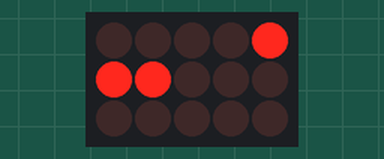
The sketch below on a simulated Arduino Uno, built with avr-gcc and run on an emulated ATmega328P. Parts: 5×3 LED matrix. Wiring (inferred from the names in the program): LED matrix (orientation assumed): rows pin 5, pin 10, pin 9; columns pin 1, pin 2, pin 3, pin 8, pin 11. Random numbers use the default seed unless the sketch sets one.

Above: at 75.77 s.
At 79.7 s:
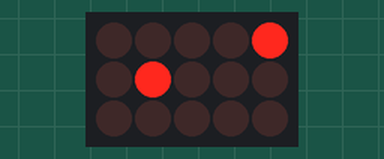
At 83.5 s:
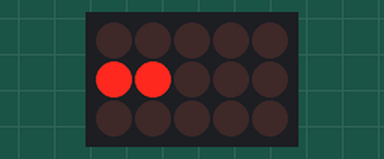
At 85.0 s:
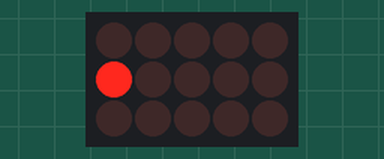
At 123.53 s:
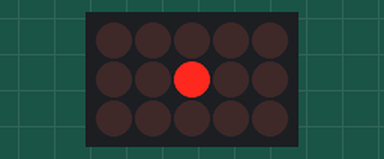
At 126.07 s:
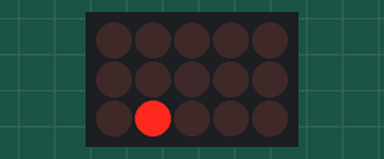

Measured:
- what the display in image 3 shows lasts 11.8 s, from 85.0 s to 96.8 s

The sketch:

demo_code_dummy_HR_trigger.ino
```cpp
/* note that all of these parameters you've made... these are also essentially... these are all open questions too. You've assumed that shouldn't chnage movement
 *  as frequently as colour or rate because it is more drastic. You've also picked arbitrary values for the # of times to keep changing the same param, or the number of times you should stick with a given movement pattern in spite of it
 *  needing to be changed a lot.... where do those values come from???
 *
 *  higher level patterns... every fourth event... change colour... etc.
 *
 *  the frequency with which change colour, change rate, change movement... maybe colour is too salient to cange too frequently??
 */


int hr_event_tracker = 0;
int num_hr_events = 6;
int time_of_last_event = 0;
int delays_between_hr_events[] = {
  100, 200, 500, 800, 2000, 1000, 800, 300, 100, 80, 3000, 1500, 1000, 80, 200, 100, 30, 3000, 500, 800, 500, 2000
};
int NUM_HR_EVENTS;

const int TENTACLE_A = 0;
const int TENTACLE_B = 1;

const int NUM_COLORS = 3;
const int RED = 0;
const int GREEN = 1;
const int BLUE = 2;

const int FIRST = 0;
const int SECOND = 1;
const int THIRD = 2;
const int FOURTH = 3;

const int OFF = -12;
const int ON = 14;

const int num_tentacles = 2;
const int num_pins_per_tentacle = 4;
const int num_within_pattern_variants = 2;
const int num_pattern_component_dimensions = 3;

const int pattern_length = 8;


/*Sample patterns*/
const int NUM_PATTERNS = 3;
const int ZIG_ZAG = 0;
const int LAP = 1;
const int MANHATTAN_WALK = 2;

const int MIN_SPEED = 1000;
const int MAX_SPEED = 30;

const int NUM_DISPLAY_PARAMS = 3;
int display_params[NUM_DISPLAY_PARAMS] = {LAP, RED, 100};
const int CURR_MOVEMENT_IDX = 0;
const int CURR_COLOUR_IDX = 1;
const int CURR_SPEED_IDX = 2;

int MAX_TIMES_SAME_CHANGES = 3;
int THRESHOLD_TIMES_CHANGE_UNDER_CONSTANT_MOVEMENT = 2;

int ZIG_ZAG_PATTERN[num_tentacles][pattern_length][num_within_pattern_variants] = {
  { //row | color | duration | on or off. (don't need to enter a meaningful row or colour if you want a section to be off, but do need to enter a duration)
    {FIRST, ON},
    {OFF, OFF},
    {THIRD, ON},
    {OFF, OFF},

    {FOURTH, ON},
    {OFF, OFF},
    {SECOND, ON},
    {OFF, OFF}
  },
  {
    {OFF, OFF},
    {SECOND, ON},
    {OFF, OFF},
    {FOURTH, ON},

    {OFF, OFF},
    {THIRD, ON},
    {OFF, OFF},
    {FIRST, ON}
  }
};


int LAP_PATTERN[num_tentacles][pattern_length][num_within_pattern_variants] = {
  { //row | color | duration | on or off. (don't need to enter a meaningful row or colour if you want a section to be off, but do need to enter a duration)
    {FIRST, ON},
    {SECOND, ON},
    {THIRD, ON},
    {FOURTH, ON},

    {FOURTH, OFF},
    {OFF, OFF},
    {SECOND, OFF},
    {OFF, OFF}
  },
  {
    {OFF, OFF},
    {SECOND, OFF},
    {OFF, OFF},
    {FOURTH, OFF},

    {FOURTH, ON},
    {THIRD, ON},
    {SECOND, ON},
    {FIRST, ON}
  }
};


int MANHATTAN_WALK_PATTERN[num_tentacles][pattern_length][num_within_pattern_variants] = {
  { //row | color | duration | on or off. (don't need to enter a meaningful row or colour if you want a section to be off, but do need to enter a duration)
    {FIRST, ON},
    {SECOND, ON},
    {THIRD, OFF},
    {FOURTH, OFF},

    {THIRD, ON},
    {FOURTH, ON},
    {SECOND, OFF},
    {THIRD, OFF}
  },
  {
    {OFF, OFF},
    {OFF, OFF},
    {SECOND, ON},
    {THIRD, ON},

    {FOURTH, OFF},
    {FOURTH, OFF},
    {FOURTH, ON},
    {FOURTH, ON}
  }


};


//indices of cathodes for each row.
int CATHODES_PER_ROW[num_tentacles][num_pins_per_tentacle] = {
  {2, 3, 1, 0},
  {3, 0, 1, 2}
};

//indices of anodes (R,G,B) in each row. (Notice:
int COLORS[num_tentacles][num_pins_per_tentacle][3] = {
  {
    {0, 1, 3},
    {2, 0, 1},
    {3, 2, 0},
    {1, 3, 2}
  },
  {
    {0, 1, 2},
    {1, 2, 3},
    {2, 3, 0},
    {3, 0, 1}
  }

};


int pins[num_tentacles][num_pins_per_tentacle] = {
  {1, 2, 3, 5},
  {8, 9, 10, 11}

};

int duration_of_pattern_component[num_tentacles] = {0, 0};
unsigned long start_time_of_pattern_component[num_tentacles] = {0, 0};

const int INDEX_OF_USER_DEFINED_CATHODE_PIN = 0;
const int INDEX_OF_USER_DEFINED_INSTRUCTION = 1;

const int INDEX_OF_CATHODE_PIN = 0;
const int INDEX_OF_ROW = 1;
const int INDEX_OF_INSTRUCTION = 2;


int index_of_current_pattern_component[num_tentacles] = {0, 0};
int curr_pattern_component[num_tentacles][num_pattern_component_dimensions] = {
  {0, 1, ON},
  {0, 1, ON}
};


//catode index, +1%4=red, +2%4=green, +3%4=blue anodes.
int pattern[num_tentacles][pattern_length][num_pattern_component_dimensions] = {
  {
    {0, 0, OFF},
    {0, 0, OFF},
    {0, 0, OFF},
    {0, 0, OFF},
    {0, 0, OFF},
    {0, 0, OFF},
    {0, 0, OFF},
    {0, 0, OFF}
  },

  {
    {0, 0, OFF},
    {0, 0, OFF},
    {0, 0, OFF},
    {0, 0, OFF},
    {0, 0, OFF},
    {0, 0, OFF},
    {0, 0, OFF},
    {0, 0, OFF}
  }

};


void setup() {
  storeNewPatternValues();
  cacheSizeOfHR();
}


void cacheSizeOfHR(){
  NUM_HR_EVENTS=sizeof(delays_between_hr_events)/sizeof(delays_between_hr_events[0]);
}


void loop() {
  for (int i = 0; i < num_tentacles; i++) {
    updateTentaclePatternComponentIfNecessary(i);
  }

  monitorHR();

}


void monitorHR() {
  int curr_time = millis();
  if (abs(time_of_last_event - curr_time) > delays_between_hr_events[hr_event_tracker]) {
    hr_event_tracker = (hr_event_tracker + 1) % NUM_HR_EVENTS;
    time_of_last_event = curr_time;
    changeDisplay();
  }
}


int last_param_changed = 0;
int times_same_change = 0;
int changes_under_current_movement = 0;
void changeDisplay() {
  int param_to_change;
  while (acceptableToChangeSameParameter(param_to_change)) {
    param_to_change = random(NUM_DISPLAY_PARAMS);
  }


  if (last_param_changed == param_to_change) {
    times_same_change++;
  }
  else {
    times_same_change = 0;
  }

  last_param_changed = param_to_change;


  applyChange(param_to_change);

}

bool acceptableToChangeCurrentMove(int param_to_change) {
  return param_to_change = CURR_MOVEMENT_IDX && changes_under_current_movement < THRESHOLD_TIMES_CHANGE_UNDER_CONSTANT_MOVEMENT;
}

bool acceptableToChangeSameParameter(int param_to_change) {
  return last_param_changed == param_to_change && times_same_change == MAX_TIMES_SAME_CHANGES;
}

void applyChange(int param_to_change) {
  switch (param_to_change) {
    case CURR_COLOUR_IDX:
      setColor(random(NUM_COLORS));
      break;
    case CURR_MOVEMENT_IDX:
      setMovement(random(NUM_PATTERNS));
      break;
    case CURR_SPEED_IDX:
      accelerate(random(-100, 100));
      break;
  }
}


void setMovement(int new_movement) {
  display_params[CURR_MOVEMENT_IDX] = new_movement % NUM_PATTERNS;
  storeNewPatternValues();
  delay(60);

}

void storeNewPatternValues() {
  switch (display_params[CURR_MOVEMENT_IDX]) {
    case ZIG_ZAG:
      setPattern(ZIG_ZAG_PATTERN);
      break;
    case LAP:
      setPattern(LAP_PATTERN);
      break;
    case MANHATTAN_WALK:
      setPattern(MANHATTAN_WALK_PATTERN);
      break;
  }
  disconnectAllPins();
}


void setColor(int newColor) {

  display_params[CURR_COLOUR_IDX] = newColor % NUM_COLORS;

}

void changeColour(){
  setColor(display_params[CURR_COLOUR_IDX]+1+random(NUM_COLORS-1));
}

void changeMovement(){
  setMovement(display_params[CURR_MOVEMENT_IDX]+1+random(NUM_PATTERNS-1));
}


void accelerate(int force) {
  setSpeed(display_params[CURR_SPEED_IDX] + force);
}


void setSpeed(int newSpeed) {

  display_params[CURR_SPEED_IDX] = constrain(newSpeed, 1, MIN_SPEED);

}

void setPattern(int (*user_defined_pattern)[pattern_length][num_within_pattern_variants]) {
  for (int i = 0; i < num_tentacles; i++) {
    for (int j = 0; j < pattern_length; j++) {
      int user_defined_row = user_defined_pattern[i][j][INDEX_OF_USER_DEFINED_CATHODE_PIN];
      int user_defined_instruction = user_defined_pattern[i][j][INDEX_OF_USER_DEFINED_INSTRUCTION];
      int cathode_given_row_tentacle = CATHODES_PER_ROW[i][user_defined_row];

      pattern[i][j][INDEX_OF_INSTRUCTION] = user_defined_instruction;
      //in the user defined pattern, I wanted to just write the "OFF" value for each dimension. This conditional
      //just prevents me from writing the value of OFF to the anode and cathode pin indices.
      //
      if (user_defined_instruction == OFF) {
        pattern[i][j][INDEX_OF_CATHODE_PIN] = curr_pattern_component[num_tentacles][INDEX_OF_CATHODE_PIN];
        pattern[i][j][INDEX_OF_ROW] = curr_pattern_component[num_tentacles][INDEX_OF_ROW];
      }
      else {
        pattern[i][j][INDEX_OF_CATHODE_PIN] = cathode_given_row_tentacle;
        pattern[i][j][INDEX_OF_ROW] = user_defined_row;

      }
    }
  }
}

void disconnectAllPins() {
  for (int j = 0; j < num_tentacles; j++) {
    // put your setup code here, to run once:
    for (int i = 0; i < num_pins_per_tentacle; i++) {
      pinMode(pins[j][i], INPUT);
    }
  }
}


void updateTentaclePatternComponentIfNecessary(int index_of_tentacle) {
  unsigned long current_time = millis();
  if (timeToSwitchPatternComponent(current_time, index_of_tentacle)) {

    disconnectCurrentAnode(index_of_tentacle);
    disconnectCurrentCathode(index_of_tentacle);

    setupNextPatternComponent(index_of_tentacle);
  }
}


bool timeToSwitchPatternComponent(unsigned long curr_time, int index_of_tentacle) {
  unsigned long start_time_of_pattern_component_of_this_tentacle_current_pattern_component = start_time_of_pattern_component[index_of_tentacle];
  return abs(curr_time - start_time_of_pattern_component_of_this_tentacle_current_pattern_component) >= display_params[CURR_SPEED_IDX];
}


int getIndexOfCathodePin(int index_of_tentacle) {
  int index_of_pin = curr_pattern_component[index_of_tentacle][INDEX_OF_CATHODE_PIN];
  return index_of_pin;
}

int getActualPinValue(int index_of_tentacle, int index_of_pin) {
  int actual_pin_value = pins[index_of_tentacle][index_of_pin];
  return actual_pin_value;
}

void disconnectCurrentAnode(int index_of_tentacle) {
  int index_of_anode = COLORS[index_of_tentacle][curr_pattern_component[index_of_tentacle][INDEX_OF_ROW]][display_params[CURR_COLOUR_IDX]];
  int pin = getActualPinValue(index_of_tentacle, index_of_anode);
  disconnect(pin);
}


void disconnectCurrentCathode(int index_of_tentacle) {
  int index_of_cathode_pin = getIndexOfCathodePin(index_of_tentacle);
  int pin = getActualPinValue(index_of_tentacle, index_of_cathode_pin);
  disconnect(pin);
}


void setupNextPatternComponent(int index_of_tentacle) {
  setIndexOfNextPatternComponent(index_of_tentacle);
  setNextPatternComponent(index_of_tentacle);


  if (on(index_of_tentacle)) {
    groundCathodeOfCurrentPatternComponent(index_of_tentacle);
    lightupAnodeOfCurrentPatternCathode(index_of_tentacle);
  }

  start_time_of_pattern_component[index_of_tentacle] = millis();
}

bool on(int index_of_tentacle) {
  int instruction = curr_pattern_component[index_of_tentacle][INDEX_OF_INSTRUCTION];
  return instruction != OFF;
}


//in c one cannot assign declared arrays to indices in a multidimensional array.
//to get around issue, just assign each dimension separately.
void setNextPatternComponent(int index_of_tentacle) {
  for (int i = 0; i < num_pattern_component_dimensions; i++) {
    curr_pattern_component[index_of_tentacle][i] = pattern[index_of_tentacle][index_of_current_pattern_component[index_of_tentacle]][i];
  }
}

void groundCathodeOfCurrentPatternComponent(int index_of_tentacle) {
  int index_of_cathode_pin = getIndexOfCathodePin(index_of_tentacle);
  int pin = getActualPinValue(index_of_tentacle, index_of_cathode_pin);
  makeGround(pin);
}


void lightupAnodeOfCurrentPatternCathode(int index_of_tentacle) {
  int index_of_anode = COLORS[index_of_tentacle][curr_pattern_component[index_of_tentacle][INDEX_OF_ROW]][display_params[CURR_COLOUR_IDX]];
  int pin = getActualPinValue(index_of_tentacle, index_of_anode);
  lightUp(pin);
}


void setIndexOfNextPatternComponent(int index_of_tentacle) {
  int current_index = index_of_current_pattern_component[index_of_tentacle];

  if (current_index < pattern_length - 1) {
    index_of_current_pattern_component[index_of_tentacle] = current_index + 1;

  }
  else {
    index_of_current_pattern_component[index_of_tentacle] = 0;
  }
}

void makeGround(int groundPin) {
  pinMode(groundPin, OUTPUT);
  Serial.println(groundPin);
  digitalWrite(groundPin, LOW);
}

void lightUp(int anodePin) {
  pinMode(anodePin, OUTPUT);

  //Serial.println("anode: "+anodePin);
  digitalWrite(anodePin, HIGH);
}


void disconnect(int pin) {
  pinMode(pin, INPUT);
}
```
